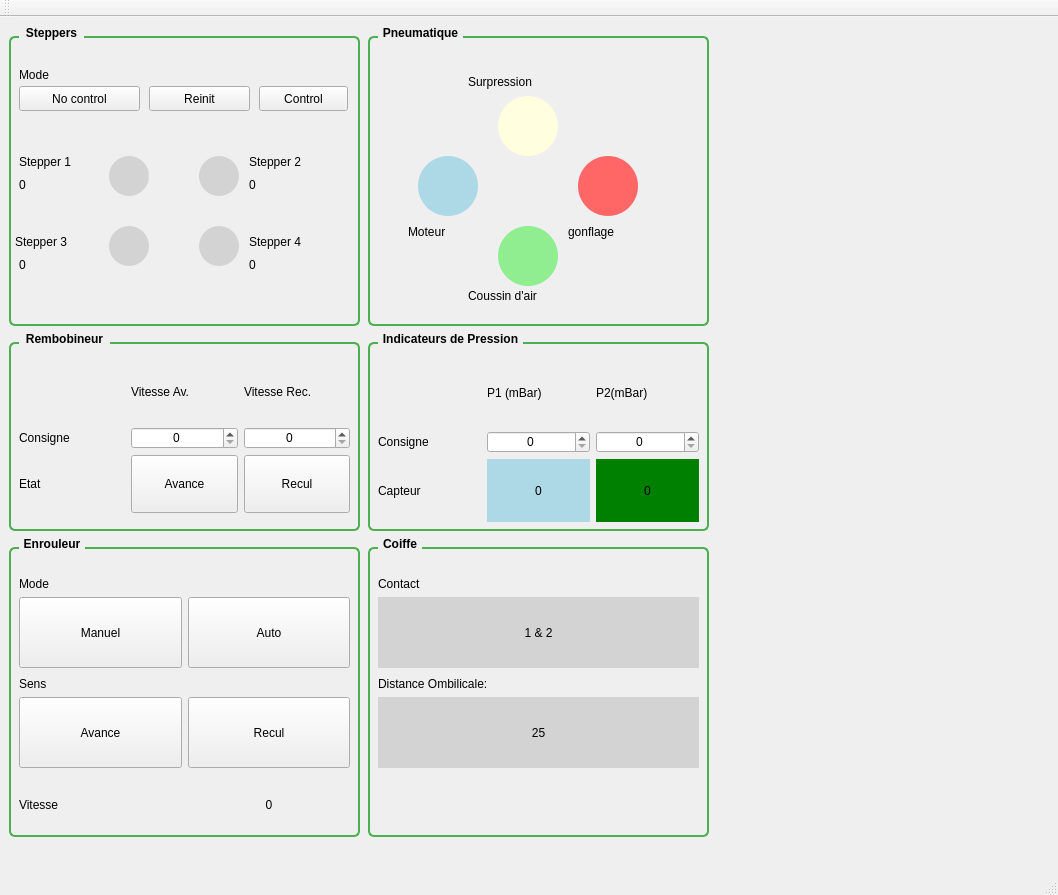
<?xml version="1.0" encoding="UTF-8"?>
<ui version="4.0">
 <class>MainWindow</class>
 <widget class="QMainWindow" name="MainWindow">
  <property name="geometry">
   <rect>
    <x>0</x>
    <y>0</y>
    <width>1058</width>
    <height>895</height>
   </rect>
  </property>
  <property name="sizePolicy">
   <sizepolicy hsizetype="Preferred" vsizetype="Expanding">
    <horstretch>0</horstretch>
    <verstretch>0</verstretch>
   </sizepolicy>
  </property>
  <property name="windowTitle">
   <string>MainWindow</string>
  </property>
  <property name="styleSheet">
   <string notr="true"/>
  </property>
  <widget class="QWidget" name="centralwidget">
   <layout class="QHBoxLayout" name="horizontalLayout">
    <item>
     <widget class="QWidget" name="widget" native="true">
      <widget class="QWidget" name="verticalLayoutWidget">
       <property name="geometry">
        <rect>
         <x>0</x>
         <y>0</y>
         <width>351</width>
         <height>811</height>
        </rect>
       </property>
       <layout class="QVBoxLayout" name="verticalLayout">
        <item>
         <widget class="QGroupBox" name="gb_stepper">
          <property name="sizePolicy">
           <sizepolicy hsizetype="Preferred" vsizetype="Preferred">
            <horstretch>1</horstretch>
            <verstretch>3</verstretch>
           </sizepolicy>
          </property>
          <property name="styleSheet">
           <string notr="true">QGroupBox {
	font: 18pt &quot;Ubuntu&quot;;
    font-weight: bold;
    border: 2px solid #4CAF50;
    border-radius: 6px;
    margin-top: 10px;
}
QGroupBox::title {
    subcontrol-origin: margin;
    left: 10px;
    padding: 0 5px;
    font-weight: bold;
}

</string>
          </property>
          <property name="title">
           <string>Steppers</string>
          </property>
          <widget class="QPushButton" name="btn_NoControl">
           <property name="geometry">
            <rect>
             <x>10</x>
             <y>60</y>
             <width>121</width>
             <height>25</height>
            </rect>
           </property>
           <property name="styleSheet">
            <string notr="true">font: 16pt &quot;Ubuntu&quot;;</string>
           </property>
           <property name="text">
            <string>No control</string>
           </property>
           <property name="checkable">
            <bool>true</bool>
           </property>
          </widget>
          <widget class="QPushButton" name="btn_reinit">
           <property name="geometry">
            <rect>
             <x>140</x>
             <y>60</y>
             <width>101</width>
             <height>25</height>
            </rect>
           </property>
           <property name="styleSheet">
            <string notr="true">font: 16pt &quot;Ubuntu&quot;;</string>
           </property>
           <property name="text">
            <string>Reinit</string>
           </property>
           <property name="checkable">
            <bool>true</bool>
           </property>
          </widget>
          <widget class="QPushButton" name="btn_controle">
           <property name="geometry">
            <rect>
             <x>250</x>
             <y>60</y>
             <width>89</width>
             <height>25</height>
            </rect>
           </property>
           <property name="styleSheet">
            <string notr="true">font: 16pt &quot;Ubuntu&quot;;</string>
           </property>
           <property name="text">
            <string>Control</string>
           </property>
           <property name="checkable">
            <bool>true</bool>
           </property>
          </widget>
          <widget class="QLabel" name="label_11">
           <property name="geometry">
            <rect>
             <x>10</x>
             <y>40</y>
             <width>61</width>
             <height>17</height>
            </rect>
           </property>
           <property name="styleSheet">
            <string notr="true">font: 16pt &quot;Ubuntu&quot;;</string>
           </property>
           <property name="text">
            <string>Mode</string>
           </property>
          </widget>
          <widget class="QLabel" name="lb_ind_stp2">
           <property name="geometry">
            <rect>
             <x>190</x>
             <y>130</y>
             <width>40</width>
             <height>40</height>
            </rect>
           </property>
           <property name="styleSheet">
            <string notr="true">QLabel {
    background-color: rgb(211, 211, 211);       /* couleur  */
    border-radius: 20px;             /* rayon arrondi (moitié de la taille) */
    min-width: 40px;
    min-height: 40px;
    max-width: 40px;
    max-height: 40px;
    color: white;
    font-weight: bold;
}
</string>
           </property>
           <property name="text">
            <string/>
           </property>
          </widget>
          <widget class="QLabel" name="lb_ind_stp1">
           <property name="geometry">
            <rect>
             <x>100</x>
             <y>130</y>
             <width>40</width>
             <height>40</height>
            </rect>
           </property>
           <property name="styleSheet">
            <string notr="true">QLabel {
    background-color: rgb(211, 211, 211);       /* couleur  */
    border-radius: 20px;             /* rayon arrondi (moitié de la taille) */
    min-width: 40px;
    min-height: 40px;
    max-width: 40px;
    max-height: 40px;
    color: white;
    font-weight: bold;
}
</string>
           </property>
           <property name="text">
            <string/>
           </property>
          </widget>
          <widget class="QLabel" name="lb_ind_stp3">
           <property name="geometry">
            <rect>
             <x>100</x>
             <y>200</y>
             <width>40</width>
             <height>40</height>
            </rect>
           </property>
           <property name="styleSheet">
            <string notr="true">QLabel {
    background-color: rgb(211, 211, 211);       /* couleur  */
    border-radius: 20px;             /* rayon arrondi (moitié de la taille) */
    min-width: 40px;
    min-height: 40px;
    max-width: 40px;
    max-height: 40px;
    color: white;
    font-weight: bold;
}
</string>
           </property>
           <property name="text">
            <string/>
           </property>
          </widget>
          <widget class="QLabel" name="lb_ind_stp4">
           <property name="geometry">
            <rect>
             <x>190</x>
             <y>200</y>
             <width>40</width>
             <height>40</height>
            </rect>
           </property>
           <property name="styleSheet">
            <string notr="true">QLabel {
    background-color: rgb(211, 211, 211);       /* couleur  */
    border-radius: 20px;             /* rayon arrondi (moitié de la taille) */
    min-width: 40px;
    min-height: 40px;
    max-width: 40px;
    max-height: 40px;
    color: white;
    font-weight: bold;
}
</string>
           </property>
           <property name="text">
            <string/>
           </property>
          </widget>
          <widget class="QLabel" name="label_14">
           <property name="geometry">
            <rect>
             <x>240</x>
             <y>120</y>
             <width>91</width>
             <height>31</height>
            </rect>
           </property>
           <property name="styleSheet">
            <string notr="true">font: 16pt &quot;Ubuntu&quot;;</string>
           </property>
           <property name="text">
            <string>Stepper 2</string>
           </property>
          </widget>
          <widget class="QLabel" name="lb_nbpas_stp2">
           <property name="geometry">
            <rect>
             <x>240</x>
             <y>150</y>
             <width>67</width>
             <height>17</height>
            </rect>
           </property>
           <property name="styleSheet">
            <string notr="true">font: 16pt &quot;Ubuntu&quot;;</string>
           </property>
           <property name="text">
            <string>0</string>
           </property>
          </widget>
          <widget class="QLabel" name="lb_nbpas_stp4">
           <property name="geometry">
            <rect>
             <x>240</x>
             <y>230</y>
             <width>67</width>
             <height>17</height>
            </rect>
           </property>
           <property name="styleSheet">
            <string notr="true">font: 16pt &quot;Ubuntu&quot;;</string>
           </property>
           <property name="text">
            <string>0</string>
           </property>
          </widget>
          <widget class="QLabel" name="label_17">
           <property name="geometry">
            <rect>
             <x>240</x>
             <y>200</y>
             <width>91</width>
             <height>31</height>
            </rect>
           </property>
           <property name="styleSheet">
            <string notr="true">font: 16pt &quot;Ubuntu&quot;;</string>
           </property>
           <property name="text">
            <string>Stepper 4</string>
           </property>
          </widget>
          <widget class="QLabel" name="label_19">
           <property name="geometry">
            <rect>
             <x>10</x>
             <y>120</y>
             <width>101</width>
             <height>31</height>
            </rect>
           </property>
           <property name="styleSheet">
            <string notr="true">font: 16pt &quot;Ubuntu&quot;;</string>
           </property>
           <property name="text">
            <string>Stepper 1</string>
           </property>
          </widget>
          <widget class="QLabel" name="lb_nbpas_stp1">
           <property name="geometry">
            <rect>
             <x>10</x>
             <y>150</y>
             <width>67</width>
             <height>17</height>
            </rect>
           </property>
           <property name="styleSheet">
            <string notr="true">font: 16pt &quot;Ubuntu&quot;;</string>
           </property>
           <property name="text">
            <string>0</string>
           </property>
          </widget>
          <widget class="QLabel" name="label_31">
           <property name="geometry">
            <rect>
             <x>6</x>
             <y>200</y>
             <width>91</width>
             <height>31</height>
            </rect>
           </property>
           <property name="styleSheet">
            <string notr="true">font: 16pt &quot;Ubuntu&quot;;</string>
           </property>
           <property name="text">
            <string>Stepper 3</string>
           </property>
          </widget>
          <widget class="QLabel" name="lb_nbpas_stp3">
           <property name="geometry">
            <rect>
             <x>10</x>
             <y>230</y>
             <width>67</width>
             <height>17</height>
            </rect>
           </property>
           <property name="styleSheet">
            <string notr="true">font: 16pt &quot;Ubuntu&quot;;</string>
           </property>
           <property name="text">
            <string>0</string>
           </property>
          </widget>
         </widget>
        </item>
        <item>
         <widget class="QGroupBox" name="gb_remb">
          <property name="sizePolicy">
           <sizepolicy hsizetype="Preferred" vsizetype="Preferred">
            <horstretch>1</horstretch>
            <verstretch>2</verstretch>
           </sizepolicy>
          </property>
          <property name="styleSheet">
           <string notr="true">QGroupBox {
	font: 18pt &quot;Ubuntu&quot;;
    font-weight: bold;
    border: 2px solid #4CAF50;
    border-radius: 6px;
    margin-top: 10px;
}
QGroupBox::title {
    subcontrol-origin: margin;
    left: 10px;
    padding: 0 5px;
    font-weight: bold;
}

</string>
          </property>
          <property name="title">
           <string>Rembobineur</string>
          </property>
          <widget class="QPushButton" name="btn_enrouleur_recul_2">
           <property name="geometry">
            <rect>
             <x>230</x>
             <y>280</y>
             <width>61</width>
             <height>21</height>
            </rect>
           </property>
           <property name="text">
            <string>Recul</string>
           </property>
           <property name="checkable">
            <bool>true</bool>
           </property>
          </widget>
          <widget class="QPushButton" name="btn_enrouleur_avance_2">
           <property name="geometry">
            <rect>
             <x>130</x>
             <y>280</y>
             <width>81</width>
             <height>21</height>
            </rect>
           </property>
           <property name="text">
            <string>Avance</string>
           </property>
           <property name="checkable">
            <bool>true</bool>
           </property>
          </widget>
          <widget class="QWidget" name="gridLayoutWidget">
           <property name="geometry">
            <rect>
             <x>10</x>
             <y>30</y>
             <width>331</width>
             <height>151</height>
            </rect>
           </property>
           <layout class="QGridLayout" name="gridLayout">
            <item row="2" column="2">
             <widget class="QSpinBox" name="sb_cmd_remb_V2">
              <property name="styleSheet">
               <string notr="true">font: 16pt &quot;Ubuntu&quot;;</string>
              </property>
              <property name="alignment">
               <set>Qt::AlignCenter</set>
              </property>
              <property name="maximum">
               <number>300</number>
              </property>
             </widget>
            </item>
            <item row="0" column="2">
             <widget class="QLabel" name="label_41">
              <property name="styleSheet">
               <string notr="true">font: 16pt &quot;Ubuntu&quot;;</string>
              </property>
              <property name="text">
               <string>Vitesse Rec.</string>
              </property>
             </widget>
            </item>
            <item row="2" column="1">
             <widget class="QSpinBox" name="sb_cmd_remb_V1">
              <property name="styleSheet">
               <string notr="true">font: 16pt &quot;Ubuntu&quot;;</string>
              </property>
              <property name="alignment">
               <set>Qt::AlignCenter</set>
              </property>
              <property name="maximum">
               <number>300</number>
              </property>
             </widget>
            </item>
            <item row="0" column="1">
             <widget class="QLabel" name="label_40">
              <property name="styleSheet">
               <string notr="true">font: 16pt &quot;Ubuntu&quot;;</string>
              </property>
              <property name="text">
               <string>Vitesse Av.</string>
              </property>
             </widget>
            </item>
            <item row="2" column="0">
             <widget class="QLabel" name="label_39">
              <property name="styleSheet">
               <string notr="true">font: 16pt &quot;Ubuntu&quot;;</string>
              </property>
              <property name="text">
               <string>Consigne</string>
              </property>
             </widget>
            </item>
            <item row="3" column="1">
             <widget class="QPushButton" name="btn_remb_avance">
              <property name="sizePolicy">
               <sizepolicy hsizetype="Preferred" vsizetype="Preferred">
                <horstretch>0</horstretch>
                <verstretch>0</verstretch>
               </sizepolicy>
              </property>
              <property name="styleSheet">
               <string notr="true">font: 16pt &quot;Ubuntu&quot;;</string>
              </property>
              <property name="text">
               <string>Avance</string>
              </property>
              <property name="checkable">
               <bool>true</bool>
              </property>
             </widget>
            </item>
            <item row="3" column="2">
             <widget class="QPushButton" name="btn_remb_recul">
              <property name="sizePolicy">
               <sizepolicy hsizetype="Preferred" vsizetype="Preferred">
                <horstretch>0</horstretch>
                <verstretch>0</verstretch>
               </sizepolicy>
              </property>
              <property name="styleSheet">
               <string notr="true">font: 16pt &quot;Ubuntu&quot;;</string>
              </property>
              <property name="text">
               <string>Recul</string>
              </property>
              <property name="checkable">
               <bool>true</bool>
              </property>
             </widget>
            </item>
            <item row="3" column="0">
             <widget class="QLabel" name="label">
              <property name="sizePolicy">
               <sizepolicy hsizetype="Preferred" vsizetype="Preferred">
                <horstretch>0</horstretch>
                <verstretch>0</verstretch>
               </sizepolicy>
              </property>
              <property name="styleSheet">
               <string notr="true">font: 16pt &quot;Ubuntu&quot;;</string>
              </property>
              <property name="text">
               <string>Etat </string>
              </property>
             </widget>
            </item>
           </layout>
          </widget>
         </widget>
        </item>
        <item>
         <widget class="QGroupBox" name="gb_enrouleur">
          <property name="sizePolicy">
           <sizepolicy hsizetype="Preferred" vsizetype="Preferred">
            <horstretch>0</horstretch>
            <verstretch>3</verstretch>
           </sizepolicy>
          </property>
          <property name="styleSheet">
           <string notr="true">QGroupBox {
	font: 18pt &quot;Ubuntu&quot;;
    font-weight: bold;
    border: 2px solid #4CAF50;
    border-radius: 6px;
    margin-top: 10px;
}
QGroupBox::title {
    subcontrol-origin: margin;
    left: 10px;
    padding: 0 3px 0 3px;
}
</string>
          </property>
          <property name="title">
           <string>Enrouleur</string>
          </property>
          <widget class="QWidget" name="gridLayoutWidget_3">
           <property name="geometry">
            <rect>
             <x>10</x>
             <y>40</y>
             <width>331</width>
             <height>91</height>
            </rect>
           </property>
           <layout class="QGridLayout" name="gridLayout_3">
            <item row="1" column="0">
             <widget class="QPushButton" name="btn_enrouleur_manu">
              <property name="sizePolicy">
               <sizepolicy hsizetype="Preferred" vsizetype="Expanding">
                <horstretch>0</horstretch>
                <verstretch>0</verstretch>
               </sizepolicy>
              </property>
              <property name="styleSheet">
               <string notr="true">font: 16pt &quot;Ubuntu&quot;;</string>
              </property>
              <property name="text">
               <string>Manuel</string>
              </property>
              <property name="checkable">
               <bool>true</bool>
              </property>
              <property name="checked">
               <bool>false</bool>
              </property>
             </widget>
            </item>
            <item row="0" column="0">
             <widget class="QLabel" name="label_5">
              <property name="styleSheet">
               <string notr="true">font: 16pt &quot;Ubuntu&quot;;</string>
              </property>
              <property name="text">
               <string>Mode </string>
              </property>
             </widget>
            </item>
            <item row="1" column="1">
             <widget class="QPushButton" name="btn_enrouleur_auto">
              <property name="sizePolicy">
               <sizepolicy hsizetype="Preferred" vsizetype="Expanding">
                <horstretch>0</horstretch>
                <verstretch>0</verstretch>
               </sizepolicy>
              </property>
              <property name="styleSheet">
               <string notr="true">font: 16pt &quot;Ubuntu&quot;;</string>
              </property>
              <property name="text">
               <string>Auto</string>
              </property>
              <property name="checkable">
               <bool>true</bool>
              </property>
             </widget>
            </item>
           </layout>
          </widget>
          <widget class="QWidget" name="gridLayoutWidget_4">
           <property name="geometry">
            <rect>
             <x>10</x>
             <y>140</y>
             <width>331</width>
             <height>91</height>
            </rect>
           </property>
           <layout class="QGridLayout" name="gridLayout_4">
            <item row="1" column="0">
             <widget class="QPushButton" name="btn_enrouleur_avance">
              <property name="sizePolicy">
               <sizepolicy hsizetype="Preferred" vsizetype="Expanding">
                <horstretch>0</horstretch>
                <verstretch>0</verstretch>
               </sizepolicy>
              </property>
              <property name="styleSheet">
               <string notr="true">font: 16pt &quot;Ubuntu&quot;;</string>
              </property>
              <property name="text">
               <string>Avance</string>
              </property>
              <property name="checkable">
               <bool>true</bool>
              </property>
             </widget>
            </item>
            <item row="0" column="0">
             <widget class="QLabel" name="label_6">
              <property name="styleSheet">
               <string notr="true">font: 16pt &quot;Ubuntu&quot;;</string>
              </property>
              <property name="text">
               <string>Sens</string>
              </property>
             </widget>
            </item>
            <item row="1" column="1">
             <widget class="QPushButton" name="btn_enrouleur_recul">
              <property name="sizePolicy">
               <sizepolicy hsizetype="Minimum" vsizetype="Expanding">
                <horstretch>0</horstretch>
                <verstretch>0</verstretch>
               </sizepolicy>
              </property>
              <property name="styleSheet">
               <string notr="true">font: 16pt &quot;Ubuntu&quot;;</string>
              </property>
              <property name="text">
               <string>Recul</string>
              </property>
              <property name="checkable">
               <bool>true</bool>
              </property>
             </widget>
            </item>
           </layout>
          </widget>
          <widget class="QWidget" name="gridLayoutWidget_5">
           <property name="geometry">
            <rect>
             <x>10</x>
             <y>240</y>
             <width>331</width>
             <height>56</height>
            </rect>
           </property>
           <layout class="QGridLayout" name="gridLayout_5">
            <item row="0" column="0">
             <widget class="QLabel" name="label_7">
              <property name="styleSheet">
               <string notr="true">font: 16pt &quot;Ubuntu&quot;;</string>
              </property>
              <property name="text">
               <string>Vitesse</string>
              </property>
             </widget>
            </item>
            <item row="0" column="1">
             <widget class="QLabel" name="lb_vitesse_omb">
              <property name="styleSheet">
               <string notr="true">font: 63 30pt &quot;URW Bookman&quot;;</string>
              </property>
              <property name="text">
               <string>0</string>
              </property>
              <property name="alignment">
               <set>Qt::AlignCenter</set>
              </property>
             </widget>
            </item>
           </layout>
          </widget>
         </widget>
        </item>
       </layout>
      </widget>
      <widget class="QWidget" name="verticalLayoutWidget_2">
       <property name="geometry">
        <rect>
         <x>359</x>
         <y>0</y>
         <width>341</width>
         <height>811</height>
        </rect>
       </property>
       <layout class="QVBoxLayout" name="verticalLayout_2">
        <item>
         <widget class="QGroupBox" name="groupBox_3">
          <property name="sizePolicy">
           <sizepolicy hsizetype="Preferred" vsizetype="Preferred">
            <horstretch>0</horstretch>
            <verstretch>3</verstretch>
           </sizepolicy>
          </property>
          <property name="styleSheet">
           <string notr="true">QGroupBox {
	font: 18pt &quot;Ubuntu&quot;;
    font-weight: bold;
    border: 2px solid #4CAF50;
    border-radius: 6px;
    margin-top: 10px;
}
QGroupBox::title {
    subcontrol-origin: margin;
    left: 10px;
    padding: 0 3px 0 3px;
}
</string>
          </property>
          <property name="title">
           <string>Pneumatique</string>
          </property>
          <widget class="QPushButton" name="pb_moteur">
           <property name="geometry">
            <rect>
             <x>50</x>
             <y>130</y>
             <width>60</width>
             <height>60</height>
            </rect>
           </property>
           <property name="styleSheet">
            <string notr="true">QPushButton {
    background-color: lightblue;       /* couleur  */
    border-radius: 30px;             /* rayon arrondi (moitié de la taille) */
    min-width: 60px;
    min-height: 60px;
    max-width: 60px;
    max-height: 60px;
    color: white;
    font-weight: bold;
}</string>
           </property>
           <property name="text">
            <string/>
           </property>
           <property name="checkable">
            <bool>true</bool>
           </property>
          </widget>
          <widget class="QPushButton" name="pb_gonflage">
           <property name="geometry">
            <rect>
             <x>210</x>
             <y>130</y>
             <width>60</width>
             <height>60</height>
            </rect>
           </property>
           <property name="styleSheet">
            <string notr="true">QPushButton {
    background-color: rgb(255, 102, 102);       /* couleur  */
    border-radius: 30px;             /* rayon arrondi (moitié de la taille) */
    min-width: 60px;
    min-height: 60px;
    max-width: 60px;
    max-height: 60px;
    color: white;
    font-weight: bold;
}</string>
           </property>
           <property name="text">
            <string/>
           </property>
           <property name="checkable">
            <bool>true</bool>
           </property>
          </widget>
          <widget class="QPushButton" name="pb_surpression">
           <property name="geometry">
            <rect>
             <x>130</x>
             <y>70</y>
             <width>60</width>
             <height>60</height>
            </rect>
           </property>
           <property name="styleSheet">
            <string notr="true">QPushButton {
    background-color: rgb(255,255,224);       /* couleur  */
    border-radius: 30px;             /* rayon arrondi (moitié de la taille) */
    min-width: 60px;
    min-height: 60px;
    max-width: 60px;
    max-height: 60px;
    color: white;
    font-weight: bold;
}
</string>
           </property>
           <property name="text">
            <string/>
           </property>
           <property name="checkable">
            <bool>true</bool>
           </property>
          </widget>
          <widget class="QPushButton" name="pb_coussin">
           <property name="geometry">
            <rect>
             <x>130</x>
             <y>200</y>
             <width>60</width>
             <height>60</height>
            </rect>
           </property>
           <property name="styleSheet">
            <string notr="true">QPushButton {
    background-color: lightgreen;       /* couleur  */
    border-radius: 30px;             /* rayon arrondi (moitié de la taille) */
    min-width: 60px;
    min-height: 60px;
    max-width: 60px;
    max-height: 60px;
    color: white;
    font-weight: bold;
}</string>
           </property>
           <property name="text">
            <string/>
           </property>
           <property name="checkable">
            <bool>true</bool>
           </property>
          </widget>
          <widget class="QLabel" name="label_15">
           <property name="geometry">
            <rect>
             <x>200</x>
             <y>190</y>
             <width>91</width>
             <height>31</height>
            </rect>
           </property>
           <property name="styleSheet">
            <string notr="true">font: 16pt &quot;Ubuntu&quot;;</string>
           </property>
           <property name="text">
            <string>gonflage</string>
           </property>
          </widget>
          <widget class="QLabel" name="label_16">
           <property name="geometry">
            <rect>
             <x>40</x>
             <y>190</y>
             <width>81</width>
             <height>31</height>
            </rect>
           </property>
           <property name="styleSheet">
            <string notr="true">font: 16pt &quot;Ubuntu&quot;;</string>
           </property>
           <property name="text">
            <string>Moteur</string>
           </property>
          </widget>
          <widget class="QLabel" name="label_18">
           <property name="geometry">
            <rect>
             <x>100</x>
             <y>260</y>
             <width>131</width>
             <height>20</height>
            </rect>
           </property>
           <property name="styleSheet">
            <string notr="true">font: 16pt &quot;Ubuntu&quot;;</string>
           </property>
           <property name="text">
            <string>Coussin d'air</string>
           </property>
          </widget>
          <widget class="QLabel" name="label_32">
           <property name="geometry">
            <rect>
             <x>100</x>
             <y>40</y>
             <width>121</width>
             <height>31</height>
            </rect>
           </property>
           <property name="styleSheet">
            <string notr="true">font: 16pt &quot;Ubuntu&quot;;</string>
           </property>
           <property name="text">
            <string>Surpression</string>
           </property>
          </widget>
         </widget>
        </item>
        <item>
         <widget class="QGroupBox" name="groupBox">
          <property name="sizePolicy">
           <sizepolicy hsizetype="Preferred" vsizetype="Preferred">
            <horstretch>0</horstretch>
            <verstretch>2</verstretch>
           </sizepolicy>
          </property>
          <property name="styleSheet">
           <string notr="true">QGroupBox {
	font: 18pt &quot;Ubuntu&quot;;
    font-weight: bold;
    border: 2px solid #4CAF50;
    border-radius: 6px;
    margin-top: 10px;
}
QGroupBox::title {
    subcontrol-origin: margin;
    left: 10px;
    padding: 0 3px 0 3px;
}
</string>
          </property>
          <property name="title">
           <string>Indicateurs de Pression</string>
          </property>
          <widget class="QWidget" name="gridLayoutWidget_6">
           <property name="geometry">
            <rect>
             <x>10</x>
             <y>29</y>
             <width>321</width>
             <height>161</height>
            </rect>
           </property>
           <layout class="QGridLayout" name="gridLayout_6" rowminimumheight="0,0,0">
            <item row="1" column="0">
             <widget class="QLabel" name="label_35">
              <property name="styleSheet">
               <string notr="true">font: 16pt &quot;Ubuntu&quot;;</string>
              </property>
              <property name="text">
               <string>Consigne</string>
              </property>
             </widget>
            </item>
            <item row="1" column="2">
             <widget class="QSpinBox" name="sB_cmd_P2">
              <property name="styleSheet">
               <string notr="true">font: 16pt &quot;Ubuntu&quot;;</string>
              </property>
              <property name="alignment">
               <set>Qt::AlignCenter</set>
              </property>
             </widget>
            </item>
            <item row="0" column="1">
             <widget class="QLabel" name="label_33">
              <property name="styleSheet">
               <string notr="true">font: 16pt &quot;Ubuntu&quot;;</string>
              </property>
              <property name="text">
               <string>P1 (mBar)</string>
              </property>
             </widget>
            </item>
            <item row="0" column="2">
             <widget class="QLabel" name="label_34">
              <property name="styleSheet">
               <string notr="true">font: 16pt &quot;Ubuntu&quot;;</string>
              </property>
              <property name="text">
               <string>P2(mBar) </string>
              </property>
             </widget>
            </item>
            <item row="1" column="1">
             <widget class="QSpinBox" name="sB_cmd_P1">
              <property name="styleSheet">
               <string notr="true">font: 16pt &quot;Ubuntu&quot;;
</string>
              </property>
              <property name="alignment">
               <set>Qt::AlignCenter</set>
              </property>
             </widget>
            </item>
            <item row="2" column="0">
             <widget class="QLabel" name="label_36">
              <property name="styleSheet">
               <string notr="true">font: 16pt &quot;Ubuntu&quot;;</string>
              </property>
              <property name="text">
               <string>Capteur</string>
              </property>
             </widget>
            </item>
            <item row="2" column="1">
             <widget class="QLabel" name="lb_P1">
              <property name="styleSheet">
               <string notr="true">background-color: lightblue;       /* couleur  */
font: 63 30pt &quot;URW Bookman&quot;;</string>
              </property>
              <property name="text">
               <string>0</string>
              </property>
              <property name="alignment">
               <set>Qt::AlignCenter</set>
              </property>
             </widget>
            </item>
            <item row="2" column="2">
             <widget class="QLabel" name="lb_p2">
              <property name="styleSheet">
               <string notr="true">background-color: green;       /* couleur  */
font: 63 30pt &quot;URW Bookman&quot;;</string>
              </property>
              <property name="text">
               <string>0</string>
              </property>
              <property name="alignment">
               <set>Qt::AlignCenter</set>
              </property>
             </widget>
            </item>
           </layout>
          </widget>
         </widget>
        </item>
        <item>
         <widget class="QGroupBox" name="groupBox_2">
          <property name="sizePolicy">
           <sizepolicy hsizetype="Preferred" vsizetype="Preferred">
            <horstretch>0</horstretch>
            <verstretch>3</verstretch>
           </sizepolicy>
          </property>
          <property name="styleSheet">
           <string notr="true">QGroupBox {
	font: 18pt &quot;Ubuntu&quot;;
    font-weight: bold;
    border: 2px solid #4CAF50;
    border-radius: 6px;
    margin-top: 10px;
}
QGroupBox::title {
    subcontrol-origin: margin;
    left: 10px;
    padding: 0 3px 0 3px;
}
</string>
          </property>
          <property name="title">
           <string>Coiffe</string>
          </property>
          <widget class="QWidget" name="gridLayoutWidget_8">
           <property name="geometry">
            <rect>
             <x>10</x>
             <y>40</y>
             <width>321</width>
             <height>91</height>
            </rect>
           </property>
           <layout class="QGridLayout" name="gridLayout_8">
            <item row="0" column="0">
             <widget class="QLabel" name="label_37">
              <property name="sizePolicy">
               <sizepolicy hsizetype="Preferred" vsizetype="Fixed">
                <horstretch>0</horstretch>
                <verstretch>0</verstretch>
               </sizepolicy>
              </property>
              <property name="styleSheet">
               <string notr="true">font: 16pt &quot;Ubuntu&quot;;</string>
              </property>
              <property name="text">
               <string>Contact</string>
              </property>
             </widget>
            </item>
            <item row="1" column="0">
             <widget class="QLabel" name="lb_contact">
              <property name="sizePolicy">
               <sizepolicy hsizetype="Preferred" vsizetype="Expanding">
                <horstretch>0</horstretch>
                <verstretch>0</verstretch>
               </sizepolicy>
              </property>
              <property name="styleSheet">
               <string notr="true">background-color: lightgrey;       /* couleur  */
font: 63 30pt &quot;URW Bookman&quot;;</string>
              </property>
              <property name="text">
               <string>1 &amp; 2</string>
              </property>
              <property name="alignment">
               <set>Qt::AlignCenter</set>
              </property>
             </widget>
            </item>
           </layout>
          </widget>
          <widget class="QWidget" name="gridLayoutWidget_9">
           <property name="geometry">
            <rect>
             <x>10</x>
             <y>140</y>
             <width>321</width>
             <height>91</height>
            </rect>
           </property>
           <layout class="QGridLayout" name="gridLayout_9">
            <item row="2" column="0">
             <widget class="QLabel" name="lb_dist_omb">
              <property name="styleSheet">
               <string notr="true">background-color: lightgrey;       /* couleur  */
font: 63 30pt &quot;URW Bookman&quot;;</string>
              </property>
              <property name="text">
               <string>25</string>
              </property>
              <property name="alignment">
               <set>Qt::AlignCenter</set>
              </property>
             </widget>
            </item>
            <item row="0" column="0">
             <widget class="QLabel" name="label_38">
              <property name="sizePolicy">
               <sizepolicy hsizetype="Preferred" vsizetype="Fixed">
                <horstretch>0</horstretch>
                <verstretch>0</verstretch>
               </sizepolicy>
              </property>
              <property name="styleSheet">
               <string notr="true">font: 16pt &quot;Ubuntu&quot;;</string>
              </property>
              <property name="text">
               <string>Distance Ombilicale:</string>
              </property>
             </widget>
            </item>
           </layout>
          </widget>
          <widget class="QWidget" name="formLayoutWidget">
           <property name="geometry">
            <rect>
             <x>80</x>
             <y>230</y>
             <width>187</width>
             <height>72</height>
            </rect>
           </property>
           <layout class="QFormLayout" name="formLayout">
            <item row="0" column="0">
             <widget class="QLabel" name="label_2">
              <property name="sizePolicy">
               <sizepolicy hsizetype="Preferred" vsizetype="Preferred">
                <horstretch>0</horstretch>
                <verstretch>0</verstretch>
               </sizepolicy>
              </property>
              <property name="text">
               <string/>
              </property>
              <property name="pixmap">
               <pixmap>Pictures/Screenshots/ivy_logo.png</pixmap>
              </property>
              <property name="scaledContents">
               <bool>true</bool>
              </property>
             </widget>
            </item>
           </layout>
          </widget>
         </widget>
        </item>
       </layout>
      </widget>
      <widget class="QWidget" name="verticalLayoutWidget_3">
       <property name="geometry">
        <rect>
         <x>700</x>
         <y>-20</y>
         <width>331</width>
         <height>831</height>
        </rect>
       </property>
       <layout class="QVBoxLayout" name="verticalLayout_3"/>
      </widget>
     </widget>
    </item>
   </layout>
  </widget>
  <widget class="QMenuBar" name="menubar">
   <property name="geometry">
    <rect>
     <x>0</x>
     <y>0</y>
     <width>1058</width>
     <height>22</height>
    </rect>
   </property>
  </widget>
  <widget class="QStatusBar" name="statusbar"/>
  <widget class="QToolBar" name="toolBar">
   <property name="windowTitle">
    <string>toolBar</string>
   </property>
   <attribute name="toolBarArea">
    <enum>TopToolBarArea</enum>
   </attribute>
   <attribute name="toolBarBreak">
    <bool>false</bool>
   </attribute>
  </widget>
 </widget>
 <resources/>
 <connections/>
</ui>
